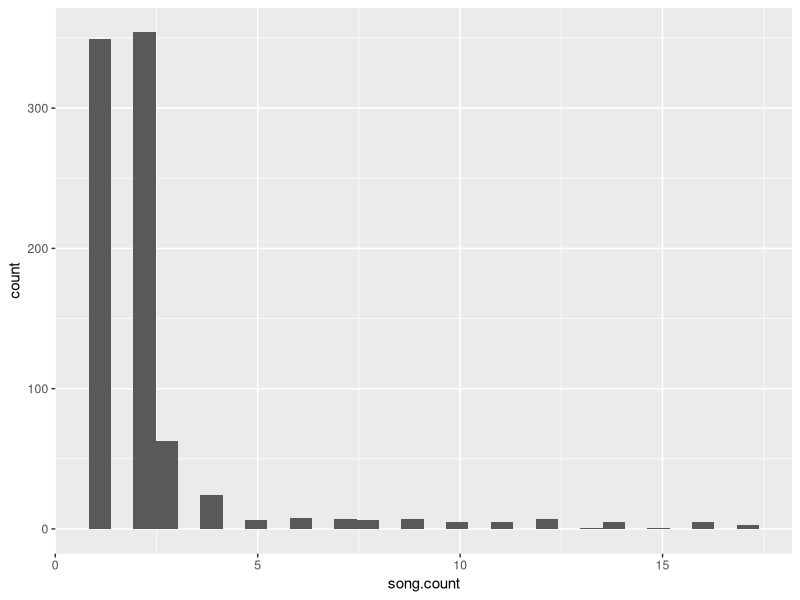

Reproduce this figure in R.
## ---- chunk 1
# Load the data and libraries
library(dplyr)
library(ggplot2)
plays <- read.csv("data/tweets_processed.csv")
## ---- chunk 2
# Top Plays by artist
plays.top.artist <- plays %>%
                    group_by(artist) %>%
                    summarize(count = n()) %>%
                    arrange(desc(count))
plays.top.artist
## ---- chunk 3
# Top Plays by song & artist
plays.top.song  <- plays %>%
                   group_by(song, artist, url) %>%
                   summarize(song.count = n()) %>%
                   ungroup() %>%
                   arrange(desc(song.count))
plays.top.song
## ---- chunk 4
ggplot(plays.top.song) + aes(song.count) + geom_histogram()

